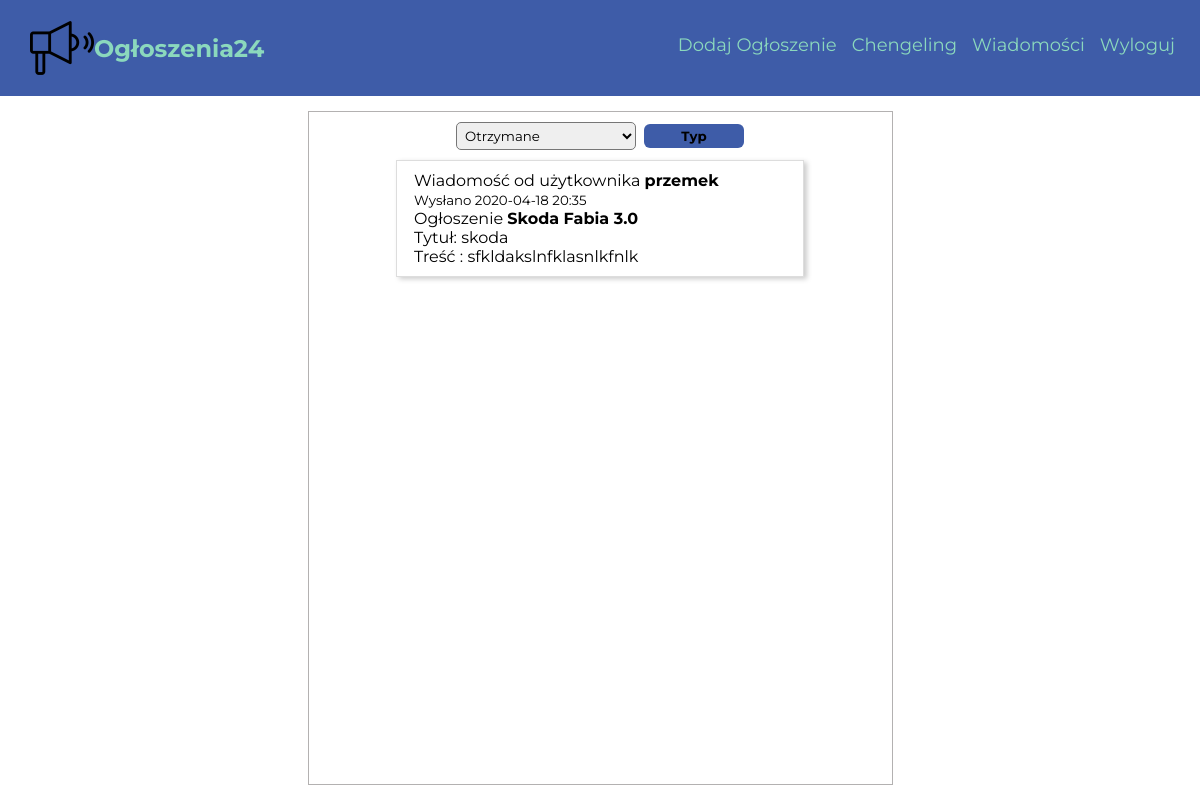
The app's page /moje-konto/wiadomosci (signed in), older data.
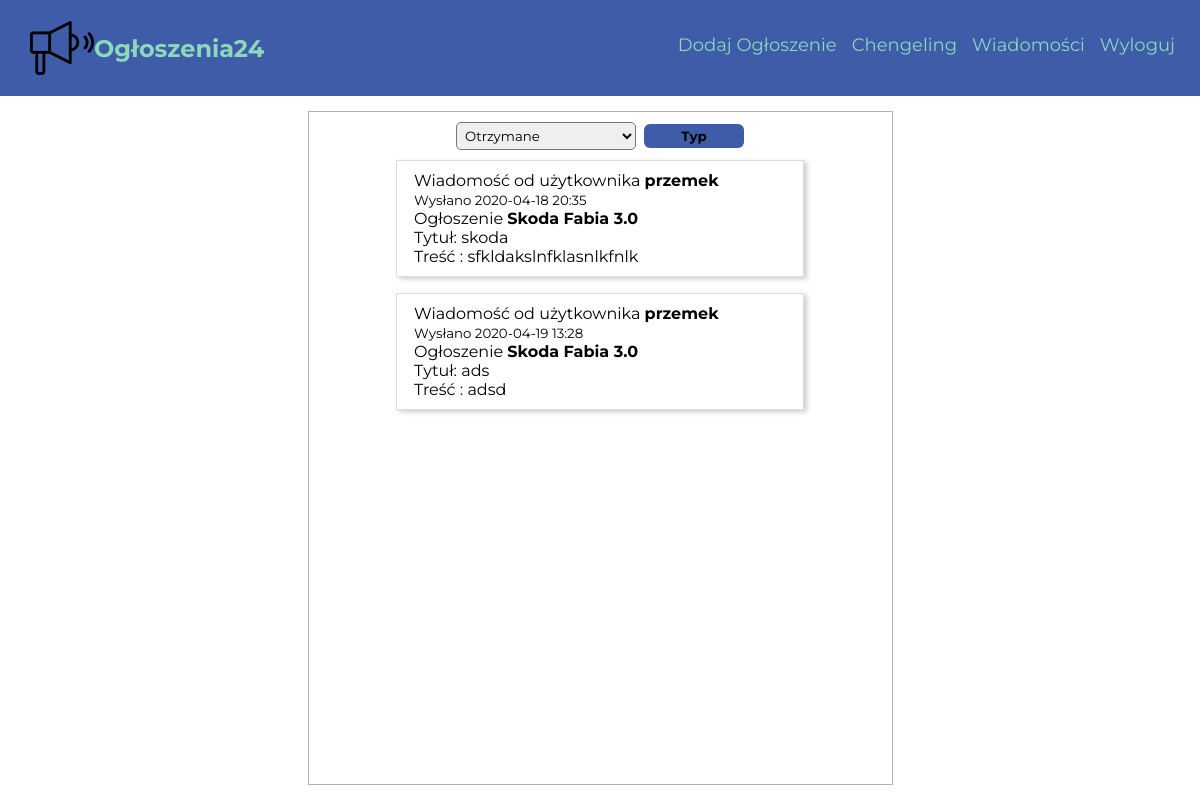
The same page, newer data.
### Ogloszenia24/models.py (models this page shows, shortened)
class Message(db.Model):
    id = db.Column(db.Integer, primary_key=True)
    sender_id = db.Column(db.Integer, db.ForeignKey('user.id'))
    recipient_id = db.Column(db.Integer, db.ForeignKey('user.id'))
    title = db.Column(db.String(100), nullable=False)
    body = db.Column(db.String(300), nullable=False)
    advert_title = db.Column(db.String(100), nullable=False)
    timestamp = db.Column(db.DateTime, default=datetime.utcnow)

class User(db.Model, UserMixin):
    id = db.Column(db.Integer, primary_key = True)
    username = db.Column(db.String(20), unique=True, nullable=False)
    password = db.Column(db.String(30), nullable=False)
    email = db.Column(db.String(100), nullable=False, unique=True)
    adverts = db.relationship('Advert', backref='autor', lazy=True)
    messages_sent = db.relationship('Message',foreign_keys='Message.sender_id', backref='author', lazy='dynamic')
    messages_received = db.relationship('Message',foreign_keys='Message.recipient_id', backref='recipient', lazy='dynamic')
    telephone = db.Column(db.String(15))

### Ogloszenia24/views.py (the view)
@app.route("/moje-konto/wiadomosci", methods=['GET', 'POST'])
@login_required
def messages():
    user = current_user
    select = request.form.get("message_select")
    if select == 'send':
        messages = Message.query.filter_by(sender_id = user.id)
    else:
        messages = Message.query.filter_by(recipient_id = user.id)
    return render_template('messages.html', messages=messages, title = "Wiadomości")

### Ogloszenia24/models.py (called while the page is built)
@login_manager.user_loader
def load_user(id):
    return User.query.get(int(id))

### Ogloszenia24/templates/messages.html (shortened to what this page needs)
{% extends "layout.html" %}
{% block content %}
<div class="messages-container">
  <div class="messages">
      <form class="messages__form" action="{{ url_for('messages') }}" method="POST">
        <select name='message_select' class="messages__form-select">
          <option value="received">Otrzymane</option>
        </select>
        <button type="submit" class="messages__form-btn">Typ</button>
      </form>
    {% for message in messages %}
      <div class="messages__message">
        <p class="messages__message-from">Wiadomość od użytkownika <strong>{{ message.author.username }}</strong></p>
        <small class="messages__message-date">Wysłano {{ message.timestamp.strftime('%Y-%m-%d %H:%M') }} </small>
        <p class="messages__message-ad-title">Ogłoszenie <strong>{{ message.advert_title }}</strong></p>
        <p class="messages__message-title">Tytuł: {{ message.title }}</p>
        <p class="messages__message-content">Treść : {{ message.body }}</p>
      </div>
    {% endfor %}
  </div>
</div>
{% endblock %}

Row changes from the older to the newer data that the page shows:
added Message: author.username "przemek", timestamp "2020-04-19 13:28", advert_title "Skoda Fabia 3.0", title "ads", body "adsd"
